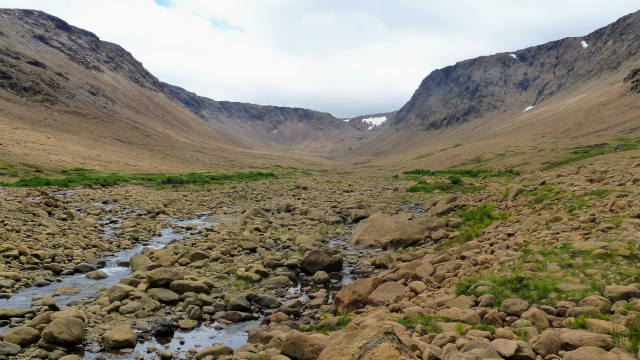
#> input picture python/opencv_snippets/images/tablelands.JPG, 640 x 360 px, found by its file name
$ python image_array.py
#> lines starting #> are read from the running program, lines starting #| are printed output that depends on the picture
import cv2
import numpy as np

img = cv2.imread("opencv_snippets/images/tablelands.jpg", cv2.IMREAD_COLOR)
#> img is the input picture: shape (360, 640, 3); mean B, G, R 108.8, 127.5, 134.8

# Editing image by using numpy slices and predefined color
# Colors in BGR : Blue, Green, Red
# np.uint8 : unsigned 8 bits, perfect for colors with values 0-255
red = np.array([0, 0, 255], dtype=np.uint8)
blue = np.array([200, 0, 0], dtype=np.uint8)

# Top:Bottom, Left:Right
img[50:250, 500:600] = red
img[200:250, 100:275] = blue
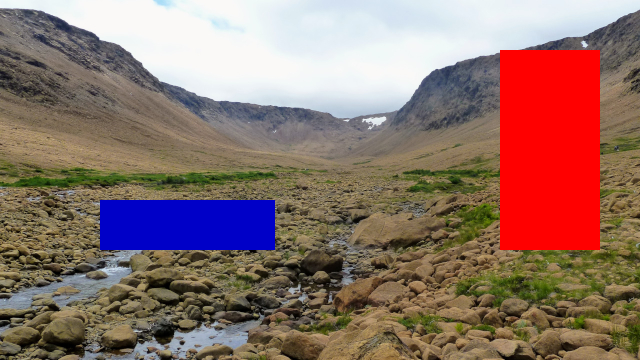
#> img: shape (360, 640, 3); mean B, G, R 106, 114, 142

# Show result
cv2.imshow("Gros Morne", img)
cv2.waitKey(0)
cv2.destroyAllWindows()

$ run again, with python/opencv_snippets/images/westernbrookpond.JPG copied over python/opencv_snippets/images/tablelands.JPG
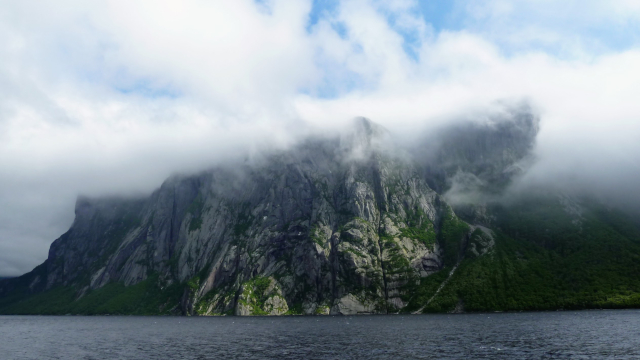
#> input picture python/opencv_snippets/images/westernbrookpond.JPG, 640 x 360 px, found by its file name
#> img is the input picture: shape (360, 640, 3); mean B, G, R 149.6, 141.8, 129.4
#> `img[200:250, 100:275] = blue`:
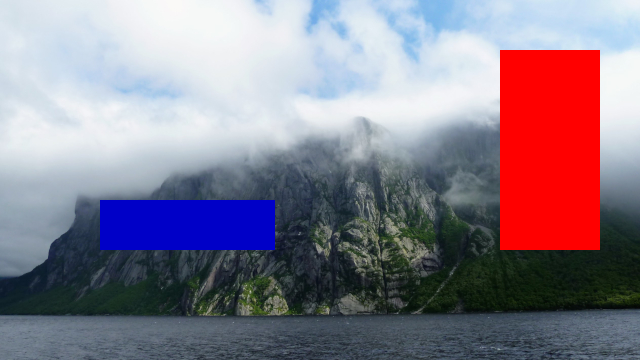
#> img: shape (360, 640, 3); mean B, G, R 140, 125.6, 136.8
